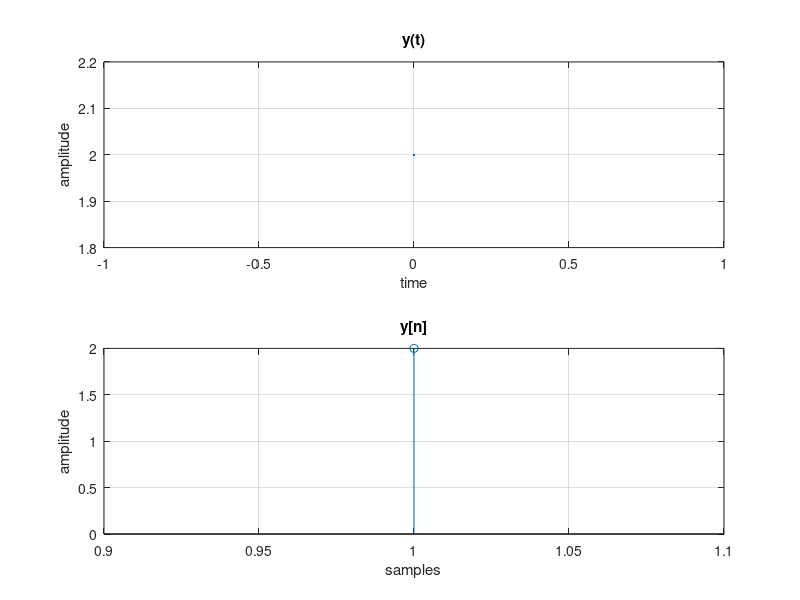

This chart was generated by the following MATLAB code:
% Adam Dykhouse
% EE453 Section 001
% Homework Two

%------------------------------------------------------------------------
%----------------------QUESTION 1----------------------------------------
% Consider finite-length discrete time signal                 
xn = [5 5 5 5 5 5 5 5];      % Signal
subplot(321), plot(xn);      % plot xn
title('x[n])');
ylabel('Amplitude');
xlabel('Samples (n)');


%--------------------Part C------------------
circshift(xn,2,1);
% N = 8
xk8 = fft(xn,8);
xk8m = abs(xk8);
subplot(322), stem(xk8m); 
title('|X(k)| for N=8');
ylabel('Amplitude');
xlabel('Frequency (k)');

% N = 64
xk64 = fft(xn,64);
xk64m = abs(xk64);
subplot(323), stem(xk64m); 
title('|X(k)| for N=64');
ylabel('Amplitude');
xlabel('Frequency (k)');

% N = 256
xk256 = fft(xn,256);
xk256m = abs(xk256);
subplot(324), stem(xk256m); 
title('|X(k)| for N=256');
ylabel('Amplitude');
xlabel('Frequency (k)');

%--------------------Part E------------------
yn = [5 5 5 5 5 5 5 5];
subplot(325), plot(yn);
title('y[n]');
ylabel('amplitude');
xlabel('samples (n)');

circshift(yn,5,1);
yk64 = fft(yn,64);
ykm64 = abs(yk64);
subplot(326),stem(yk64);
title('|Y(k)| for N = 64');
ylabel('amplitude');
xlabel('frequency (k)');


%------------------------------------------------------------------------
%----------------------QUESTION 4----------------------------------------

% From hw 1
Fs = 8000;
t = 0:1/Fs;.02;
x = cos(2*pi*1000*t) + cos(2*pi*800*t);
n = 0:length(x)-1;
subplot(211), plot(t,x);
title('x(t)');
ylabel('amplitude');
xlabel('time');
grid on;

subplot(212), stem(n,x)
title('x[n]');
ylabel('amplitude');
xlabel('samples');
grid on;

b = [1 -1.618 1];
a = [1 -1.4562 .81];
y = filter(b,a,x);
subplot(211),plot(t,y);
title('y(t)');
ylabel('amplitude');
xlabel('time');
grid on;

subplot(212),stem(y);
title('y[n]');
ylabel('amplitude');
xlabel('samples');
grid on;